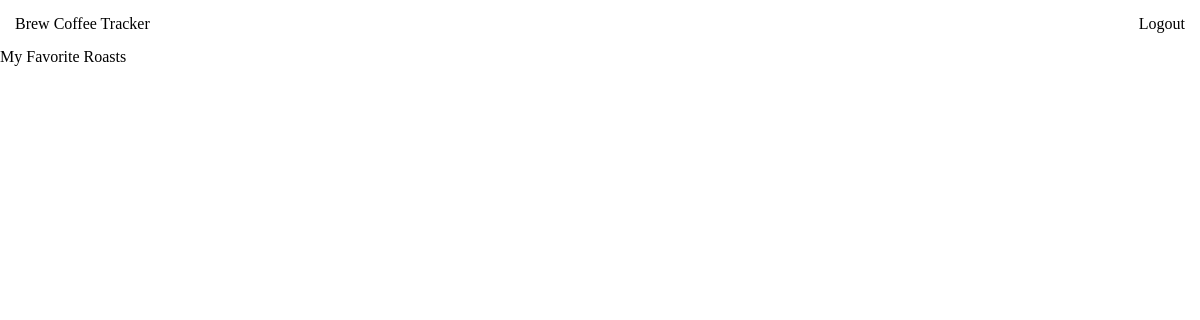
Before: /coffee_tracker/favorites/roast (signed in) with the older database file.
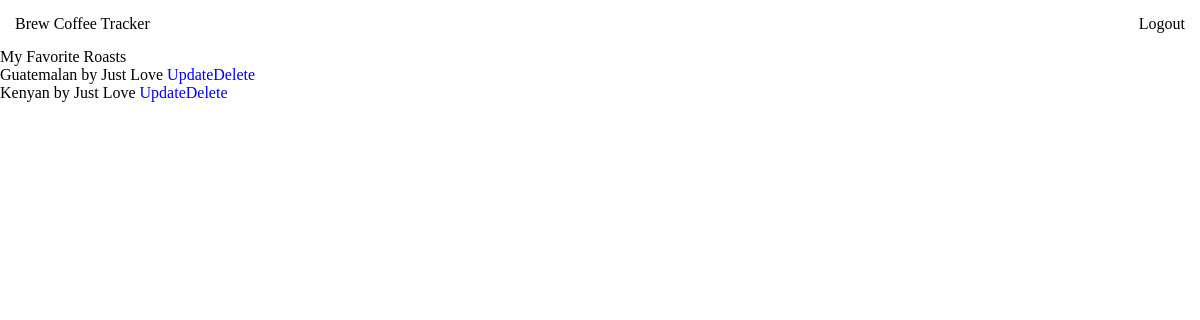
After: the same page with the newer database file.
### chemex/models/models.py (models this page shows, shortened)
class Roast(models.Model):
    user = models.ManyToManyField(User)
    name = models.CharField(max_length=100, blank=True)
    roaster = models.ForeignKey(Roaster, on_delete=models.CASCADE, null=True)

class Roaster(models.Model):
    user = models.ManyToManyField(User)
    name = models.CharField(max_length=100, blank=True)
    street = models.CharField(max_length=100, blank=True)
    phone = models.CharField(max_length=20, blank=True)
    city = models.CharField(max_length=100, blank=True)
    state = models.CharField(max_length=2, blank=True)
    zipcode = models.CharField(max_length=5, blank=True)
    def __str__(self):
        return self.name

### chemex/views/views.py (the view)
# urls.py: path('coffee_tracker/favorites/roast', views.MyFavoriteRoast.as_view(), name='fav_roast_list'),
class MyFavoriteRoast(ListView):
    model = Roast
    context_object_name = 'roast_list'
    template_name = 'chemex/favoriteroast_list.html'
    def queryset(self):
        return Roast.objects.filter(user=self.request.user)

### chemex/templates/chemex/favoriteroast_list.html (shortened to what this page needs)
{% block nav %} {% include "chemex/nav_bar.html" with nav_location=view.location %}{% endblock %}
<div>My Favorite Roasts</div>
{% for userRoast in roast_list%}
<div class="roast--card">
    {{userRoast.name}} by {{userRoast.roaster}} <a href="{% url 'update_roast' pk=userRoast.pk %}">Update</a><a href="{% url 'delete_roast' pk=userRoast.pk %}">Delete</a>
</div>
{% endfor %}

Changed rows visible on the page:
added Roast: name "Guatemalan", roaster "Just Love"
added Roast: name "Kenyan", roaster "Just Love"
